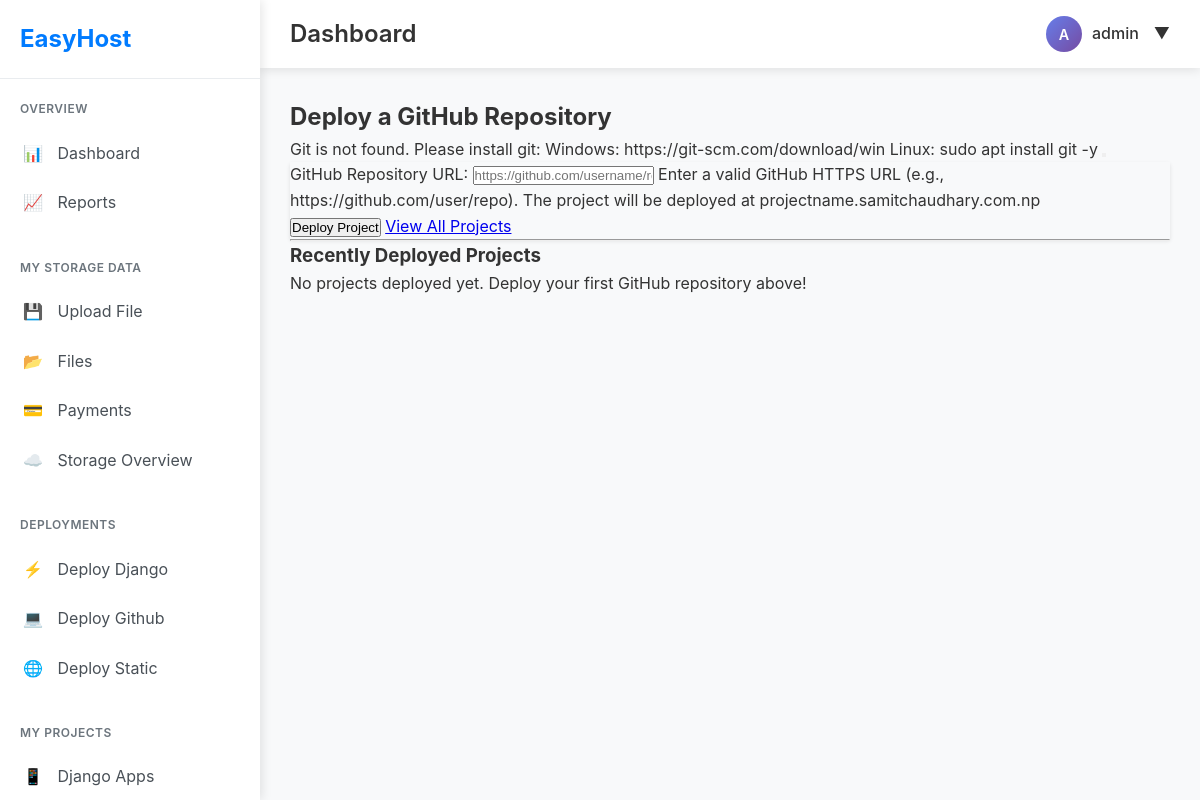
Page /deploy/ (signed in) on the earlier database version.
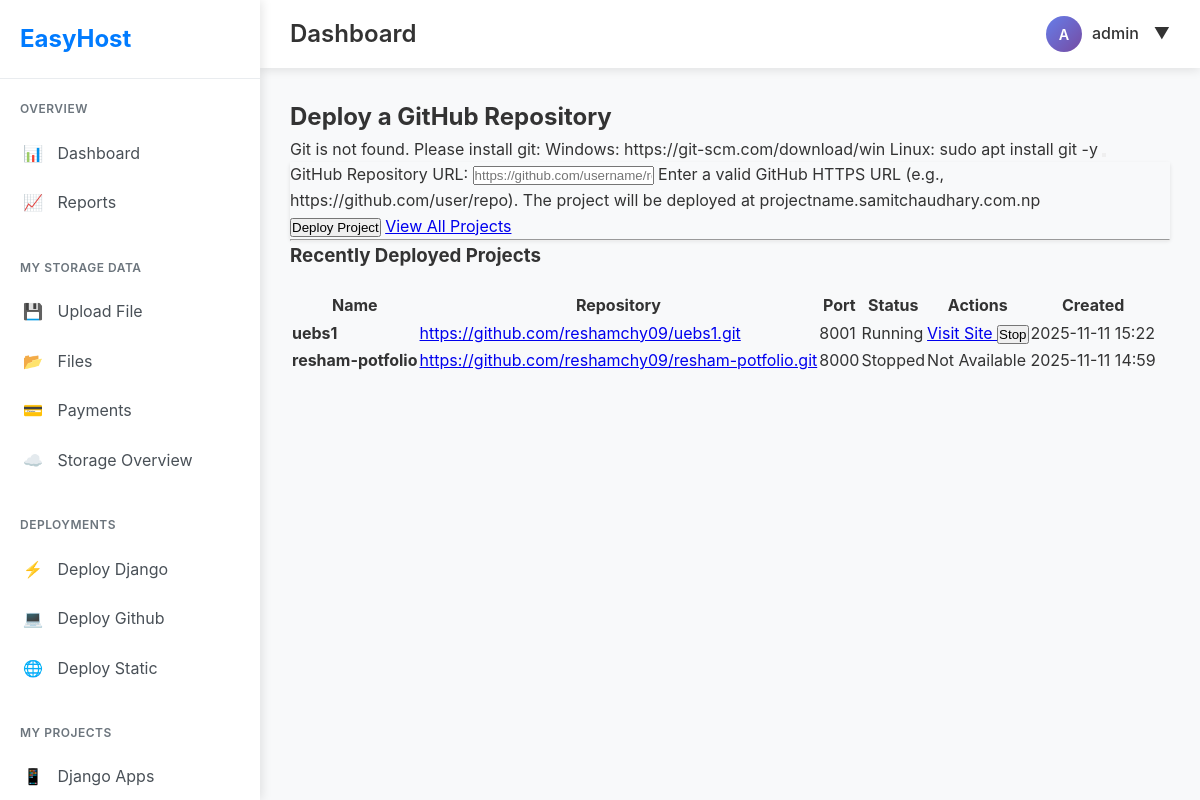
Same page on the later database version.
### app/models.py (models this page shows, shortened)
class DeployedProject(models.Model):
    name = models.CharField(max_length=255, unique=True)
    repo_url = models.URLField()
    port = models.PositiveIntegerField(unique=True)
    running = models.BooleanField(default=False)
    pid = models.PositiveIntegerField(null=True, blank=True)
    created_at = models.DateTimeField(auto_now_add=True)
    updated_at = models.DateTimeField(auto_now=True)
    class Meta:
        ordering = ['-created_at']
        indexes = [
            models.Index(fields=['port']),
            models.Index(fields=['pid']),
            models.Index(fields=['name']),
        ]
    def get_subdomain_url(self):
        return f"http://{self.name}.{MAIN_DOMAIN}"
    def get_host_url(self, request=None):
        use_https = getattr(settings, 'USE_HTTPS', False)
        if use_https:
            return self.get_subdomain_url_secure()
        return self.get_subdomain_url()

### app/views.py (the view, shortened to what this page needs)
# urls.py: path('deploy/', views.github_view, name='github_view'),
def github_view(request):
    try:
        git_path = check_git_installation()
    except EnvironmentError as e:
        messages.error(request, str(e))
        form = DeployForm()
        projects = DeployedProject.objects.order_by('-created_at')[:10]
        return render(request, "github/hosting/deploy_form.html", {
            "form": form,
            "projects": projects,
            "main_domain": MAIN_DOMAIN
        })

### app/forms.py (shortened to what this page needs)
class DeployForm(forms.Form):
    repo_url = forms.URLField(
        label="GitHub Repository URL",
        max_length=500,
        widget=forms.URLInput(attrs={
            'placeholder': 'https://github.com/username/repository',
            'class': 'form-control'
        }),
        help_text="Enter a valid GitHub HTTPS URL (e.g., https://github.com/user/repo). "
                  "The project will be deployed at projectname.samitchaudhary.com.np"
    )

### app/templates/github/hosting/deploy_form.html (shortened to what this page needs)
{% extends "dashboard_base.html" %}
{% block content %}
<div class="container mt-4">
  {% if user.is_authenticated %}
    <h2>Deploy a GitHub Repository</h2>
    {% if messages %}
      {% for message in messages %}
        <div class="alert alert-{{ message.tags }} alert-dismissible fade show" role="alert">
          {{ message }}
          <button type="button" class="btn-close" data-bs-dismiss="alert"></button>
        </div>
      {% endfor %}
    {% endif %}
    <div class="card mb-4">
      <div class="card-body">
        <form method="post">
          {{ form.as_p }}
          <button type="submit" class="btn btn-primary">Deploy Project</button>
          <a href="{% url 'hosted_projects' %}" class="btn btn-secondary">View All Projects</a>
        </form>
      </div>
    </div>
    <hr>
    <h3>Recently Deployed Projects</h3>
    {% if projects %}
      <div class="table-responsive">
        <table class="table table-striped table-bordered">
          <thead class="table-dark">
            <tr>
              <th>Name</th>
              <th>Repository</th>
              <th>Port</th>
              <th>Status</th>
              <th>Actions</th>
              <th>Created</th>
            </tr>
          </thead>
          <tbody>
            {% for project in projects %}
            <tr>
              <td><strong>{{ project.name }}</strong></td>
              <td>
                <a href="{{ project.repo_url }}" target="_blank" rel="noopener">
                  {{ project.repo_url|truncatechars:50 }}
                </a>
              </td>
              <td>{{ project.port }}</td>
              <td>
                {% if project.running %}
                  <span class="badge bg-success">Running</span>
                {% else %}
                  <span class="badge bg-secondary">Stopped</span>
                {% endif %}
              </td>
              <td>
                {% if project.running %}
                  <a href="{{ project.get_host_url }}" target="_blank" rel="noopener" class="btn btn-sm btn-info">
                    Visit Site
                  </a>
                  <form method="post" action="{% url 'stop_project' pk=project.pk %}" style="display:inline;">
                    <button type="submit" class="btn btn-sm btn-danger" onclick="return confirm('Stop this project?')">
                      Stop
                    </button>
                  </form>
                {% else %}
                  <span class="text-muted">Not Available</span>
                {% endif %}
              </td>
              <td>{{ project.created_at|date:"Y-m-d H:i" }}</td>
            </tr>
            {% endfor %}
          </tbody>
        </table>
      </div>
    {% else %}
      <div class="alert alert-info">
        <p>No projects deployed yet. Deploy your first GitHub repository above!</p>
      </div>
    {% endif %}
  {% else %}
    <div class="alert alert-warning">
      <p>You must <a href="{% url 'login' %}">log in</a> to deploy repositories.</p>
    </div>
  {% endif %}
</div>
{% endblock %}

### app/templates/dashboard_base.html (shortened to what this page needs)
<!DOCTYPE html>
<html lang="en">
<head>
</head>
<body>
    <div class="dashboard-container">
        <nav class="sidebar" id="sidebar">
            <div class="sidebar-header">
                <h2>EasyHost</h2>
            </div>
            <div class="sidebar-nav">
                <div class="nav-section">
                    <div class="nav-section-title">Overview</div>
                    <a href="{% url 'dashboard' %}" class="nav-item {% if request.resolver_match.url_name == 'dashboard' %}active{% endif %}">
                        <span class="nav-item-icon">📊</span>
                        Dashboard
                    </a>
                    <a href="{% url 'reports' %}" class="nav-item {% if request.resolver_match.url_name == 'reports' %}active{% endif %}">
                        <span class="nav-item-icon">📈</span>
                        Reports
                    </a>
                </div>
                <div class="nav-section">
                    <div class="nav-section-title">My Storage Data</div>
                    <a href="{% url 'upload_file' %}" class="nav-item {% if request.resolver_match.url_name == 'deploy_django' %}active{% endif %}">
                        <span class="nav-item-icon">💾</span>
                        Upload File
                    </a>
                    <a href="{% url 'upload_list' %}" class="nav-item {% if request.resolver_match.url_name == 'deploy_static' %}active{% endif %}">
                        <span class="nav-item-icon">📂</span>
                        Files
                    </a>
                     <a href="{% url 'payment_page' %}" class="nav-item {% if request.resolver_match.url_name == 'deploy_static' %}active{% endif %}">
                        <span class="nav-item-icon">💳</span>
                        Payments
                    </a>
                      <a href="{% url 'storage_overview' %}" class="nav-item {% if request.resolver_match.url_name == 'deploy_static' %}active{% endif %}">
                        <span class="nav-item-icon">☁️</span>
                        Storage Overview
                    </a>
                </div>
                <div class="nav-section">
                    <div class="nav-section-title">Deployments</div>
                    <a href="{% url 'deploy_django' %}" class="nav-item {% if request.resolver_match.url_name == 'deploy_django' %}active{% endif %}">
                        <span class="nav-item-icon">⚡</span>
                        Deploy Django
                    </a>
                    <a href="{% url 'github_view' %}" class="nav-item {% if request.resolver_match.url_name == 'deploy_django' %}active{% endif %}">
                        <span class="nav-item-icon">💻</span>
                        Deploy Github
                    </a>
                    <a href="{% url 'deploy_static' %}" class="nav-item {% if request.resolver_match.url_name == 'deploy_static' %}active{% endif %}">
                        <span class="nav-item-icon">🌐</span>
                        Deploy Static
                    </a>
                </div>
                <div class="nav-section">
                    <div class="nav-section-title">My Projects</div>
                    <a href="{% url 'django_projects' %}" class="nav-item {% if request.resolver_match.url_name == 'django_projects' or request.resolver_match.url_name == 'django_project_detail' %}active{% endif %}">
                        <span class="nav-item-icon">📱</span>
                        Django Apps
                    </a>
                </div>
            </div>
        </nav>
        <main class="main-content" id="mainContent">
            <header class="top-header">
                <div class="header-left">
                    <h1 class="page-title">{% block page_title %}Dashboard{% endblock %}</h1>
                </div>
                <div class="header-right">
                    <div class="dropdown">
                        <div class="user-info" style="cursor: pointer;">
                            <div class="user-avatar">{{ user.username|first|upper }}</div>
                            <span style="font-weight: 500;">{{ user.username }}</span>
                            <span style="margin-left: 5px;">▼</span>
                        </div>
                    </div>
                </div>
            </header>
            <div class="content-area">
                {% block content %}
                {% endblock %}
            </div>
        </main>
    </div>
</body>
</html>

### app/templates/dashboard_base.html (style rules this page uses)
* { margin: 0; padding: 0; box-sizing: border-box; }
body { font-family: -apple-system, BlinkMacSystemFont, 'Segoe UI', Roboto, Oxygen, Ubuntu, Cantarell, sans-serif; background: #f8f9fa; line-height: 1.6; color: #333; }
.dashboard-container { display: flex; min-height: 100vh; }
.sidebar { width: 260px; background: #ffffff; box-shadow: 2px 0 10px rgba(0,0,0,0.1); position: fixed; height: 100vh; overflow-y: auto; transition: transform 0.3s ease; z-index: 1000; }
.sidebar-header { padding: 20px; border-bottom: 1px solid #e9ecef; }
.sidebar-header h2 { color: #007bff; font-size: 1.5rem; font-weight: 700; }
.sidebar-nav { padding: 20px 0; }
.nav-section { margin-bottom: 30px; }
.nav-section-title { padding: 0 20px 10px; font-size: 0.75rem; font-weight: 600; text-transform: uppercase; color: #6c757d; letter-spacing: 0.5px; }
.nav-item { display: block; padding: 12px 20px; color: #495057; text-decoration: none; transition: all 0.2s ease; border-left: 3px solid transparent; }
.nav-item-icon { margin-right: 10px; width: 20px; display: inline-block; }
.main-content { flex: 1; margin-left: 260px; transition: margin-left 0.3s ease; }
.top-header { background: #ffffff; padding: 15px 30px; box-shadow: 0 2px 10px rgba(0,0,0,0.1); display: flex; justify-content: space-between; align-items: center; }
.header-left { display: flex; align-items: center; gap: 15px; }
.page-title { font-size: 1.5rem; font-weight: 600; color: #333; }
.header-right { display: flex; align-items: center; gap: 15px; }
.user-info { display: flex; align-items: center; gap: 10px; }
.user-avatar { width: 36px; height: 36px; background: linear-gradient(135deg, #667eea 0%, #764ba2 100%); border-radius: 50%; display: flex; align-items: center; justify-content: center; color: white; font-weight: 600; font-size: 0.9rem; }
.dropdown { position: relative; display: inline-block; }
.content-area { padding: 30px; min-height: calc(100vh - 70px); }

### app/templates/github/hosting/deploy_form.html (style rules this page uses)
.table-responsive { margin-top: 20px; }
.card { box-shadow: 0 2px 4px rgba(0,0,0,0.1); }

Differences in the rows shown:
added DeployedProject: name "uebs1", repo_url "https://github.com/reshamchy09/uebs1.git", port "8001", running "Running", created_at "2025-11-11 15:22"
added DeployedProject: name "resham-potfolio", repo_url "https://github.com/reshamchy09/resham-potfolio.git", port "8000", running "Stopped", created_at "2025-11-11 14:59"
Other differences:
text no longer shown: "No projects deployed yet. Deploy your first GitHub repository above!"
text now shown: "Name Repository Port Status Actions Created"
